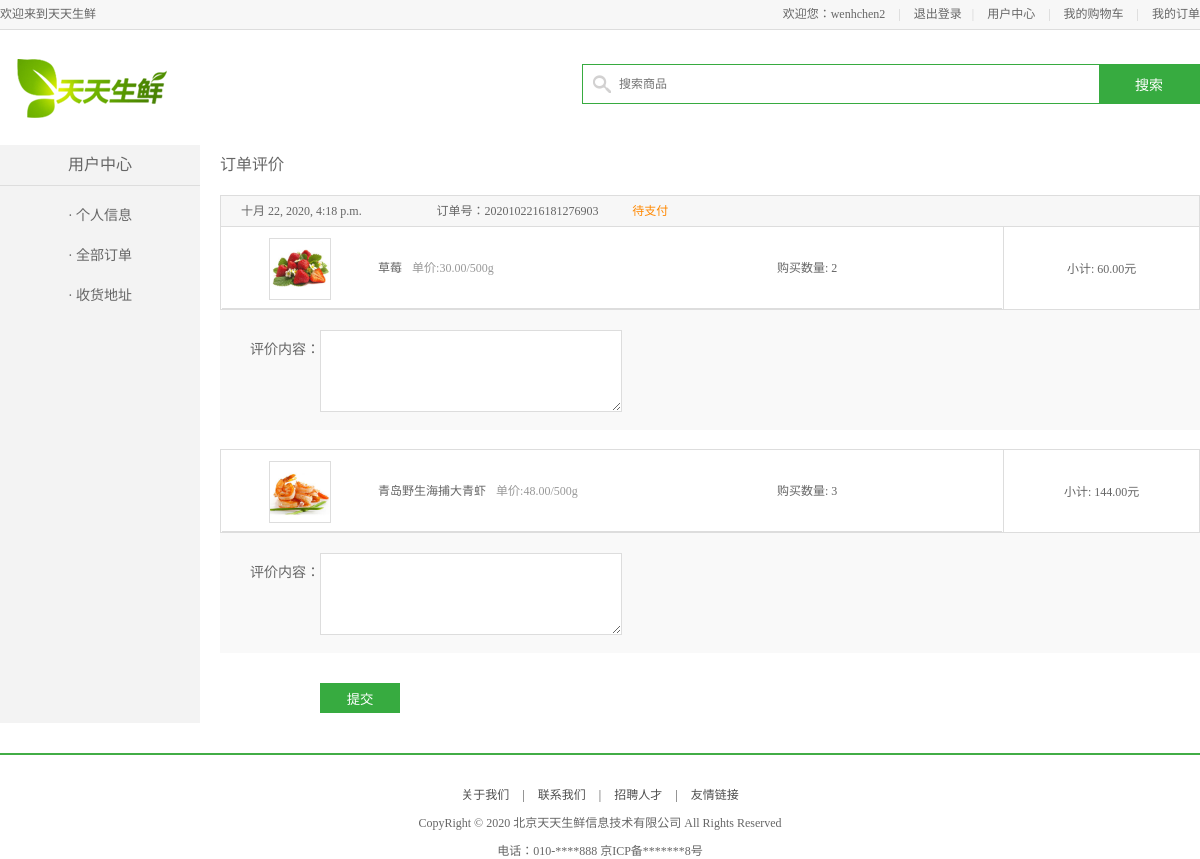
/order/comment/2020102216181276903/ (signed in), run on the app's committed database.
### apps/user/models.py (models this page shows)
class User(AbstractUser):
    class Meta:
        db_table = 'df_user'
        verbose_name = '用户'
        verbose_name_plural = verbose_name

### apps/order/models.py (models this page shows, shortened)
class OrderInfo(models.Model):
    PAY_METHOD_CHOICES = (
        (1, '货到付款'),
        (2, '微信支付'),
        (3, '支付宝'),
        (4, '银联支付')
    )
    ORDER_STATUS_CHOICES = (
        (1, '待支付'),
        (2, '待发货'),
        (3, '待收货'),
        (4, '待评价'),
        (5, '已完成')
    )
    ORDER_STATUS_DIC = {
        1: '待支付',
        2: '待发货',
        3: '待收货',
        4: '待评价',
        5: '已完成',
    }
    PAY_METHOD_DIC = {
        1: '货到付款',
        2: '微信支付',
        3: '支付宝',
        4: '银联支付',
    }
    order_id = models.CharField(max_length=128, primary_key=True, verbose_name='订单id')
    user = models.ForeignKey('user.User', verbose_name='用户', on_delete=models.CASCADE)
    addr = models.ForeignKey('user.Address', verbose_name='地址', on_delete=models.CASCADE)
    pay_method = models.SmallIntegerField(choices=PAY_METHOD_CHOICES, default=3, verbose_name='支付方式')
    total_count = models.IntegerField(default=1, verbose_name='商品数量')
    total_price = models.DecimalField(max_digits=10, decimal_places=2, verbose_name='商品总价')
    transit_price = models.DecimalField(max_digits=10, decimal_places=2,verbose_name='订单运费')
    order_status = models.SmallIntegerField(choices=ORDER_STATUS_CHOICES, default=1, verbose_name='订单状态')
    trade_no = models.CharField(max_length=128, default="", verbose_name='支付编号')
    create_time = models.DateTimeField(auto_now_add=True, verbose_name="创建时间")
    is_deleted = models.BooleanField(default=False, verbose_name="是否被删除")
    class Meta:
        db_table = 'df_order_info'
        verbose_name = '订单'
        verbose_name_plural = verbose_name

class OrderGoods(models.Model):
    order = models.ForeignKey('OrderInfo', verbose_name='订单', on_delete=models.CASCADE)
    sku = models.ForeignKey('goods.GoodsSKU', verbose_name='商品SKU', on_delete=models.CASCADE)
    count = models.IntegerField(default=1, verbose_name='商品数目')
    price = models.DecimalField(max_digits=10, decimal_places=2, verbose_name='商品价格')
    comment = models.CharField(max_length=256, default="", verbose_name='评论')
    comment_time = models.DateTimeField(auto_now=True, verbose_name='评论时间')
    class Meta:
        db_table = 'df_order_goods'
        verbose_name = '订单商品'
        verbose_name_plural = verbose_name

### apps/goods/models.py (models this page shows, shortened)
class GoodsSKU(models.Model):
    status_choices = (
        (0, '下线'),
        (1, '上线'),
    )
    type = models.ForeignKey('GoodsType', verbose_name='商品种类', on_delete=models.CASCADE)
    goods = models.ForeignKey('Goods', verbose_name='商品SPU', on_delete=models.CASCADE)
    name = models.CharField(max_length=20, verbose_name='商品名称')
    desc = models.CharField(max_length=256, verbose_name='商品简介')
    price = models.DecimalField(max_digits=10, decimal_places=2, verbose_name='商品价格')
    unite = models.CharField(max_length=20, verbose_name='商品单位')
    image = models.ImageField(upload_to='goods', verbose_name='商品图片')
    stock = models.IntegerField(default=1, verbose_name='商品库存')
    sales = models.IntegerField(default=0, verbose_name='商品销量')
    status = models.SmallIntegerField(default=1, choices=status_choices, verbose_name='商品状态')
    class Meta:
        db_table = 'df_goods_sku'
        verbose_name = '商品'
        verbose_name_plural = verbose_name

### apps/order/views.py (the view, shortened to what this page needs)
# urls.py: path('comment/<int:order_id>/', CommentView.as_view(), name='comment')
class CommentView(LoginRequiredMixin, View):
    def get(self, request, order_id):
        user = request.user
        order = OrderInfo.objects.get(order_id=order_id, user=user)
        order_goods_list = OrderGoods.objects.filter(order=order)
        for order_goods in order_goods_list:
            order_goods.amount = order_goods.count * order_goods.price
        order.order_goods_list = order_goods_list
        order.status_name = OrderInfo.ORDER_STATUS_DIC[order.order_status]
        return render(request, 'order_comment.html', {'order': order})

### templates/order_comment.html (shortened to what this page needs)
{% extends 'base_user_center.html' %}
{% load static %}
{% block right_content %}
    <div class="right_content clearfix">
    <h3 class="common_title2">订单评价</h3>
    <ul class="order_list_th w978 clearfix">
        <li class="col01">{{ order.create_time }}</li>
        <li class="col02">订单号：{{ order.order_id }}</li>
        <li class="col02 stress">{{ order.status_name }}</li>
    </ul>
    <form action="{% url 'order:comment' order.order_id %}" method="post">
        {% for order_goods in order.order_goods_list %}
        <table class="order_list_table w980">
            <tbody>
            <tr>
                <td width="80%">
                    <ul class="order_goods_list clearfix">
                        <li class="col01"><img src="{{ order_goods.sku.image.url }}"></li>
                        <li class="col02">{{ order_goods.sku.name }}<em>单价:{{ order_goods.sku.price }}/{{ order_goods.sku.unite }}</em></li>
                        <li class="col03">购买数量: {{ order_goods.count }}</li>
                    </ul>
                </td>
                <td width="20%">小计: {{ order_goods.amount }}元</td>
            </tr>
            </tbody>
        </table>
        <div class="site_con">
            <div class="form_group form_group2">
                <label>评价内容：</label>
                <textarea class="site_area" name="content_{{ forloop.counter }}"></textarea>
            </div>
        </div>
        {% endfor %}
        <input type="submit" name="" value="提交" class="info_submit">
    </form>
</div>
{% endblock right_content %}

### templates/base.html (shortened to what this page needs)
<!DOCTYPE html PUBLIC "-//W3C//DTD XHTML 1.0 Transitional//EN" "http://www.w3.org/TR/xhtml1/DTD/xhtml1-transitional.dtd">
<html xmlns="http://www.w3.org/1999/xhtml" xml:lang="en">
{% load static %}
<head>
	<link rel="stylesheet" type="text/css" href="{% static 'css/reset.css' %}">
	<link rel="stylesheet" type="text/css" href="{% static 'css/main.css' %}">
</head>
<body>
	{% block header_con %}
		<div class="header_con">
			<div class="header">
				<div class="welcome fl">欢迎来到天天生鲜</div>
				<div class="fr">
					{% if user.is_authenticated %}
						<div class="login_btn fl">
							欢迎您：<em>{{ user.username }}</em>
							<span>|</span>
							<a href="{% url 'user:logout' %}">退出登录</a>
						</div>
					{% else %}
						<div class="login_btn fl">
							<a href="{% url 'user:login' %}">登录</a>
							<span>|</span>
							<a href="{% url 'user:register' %}">注册</a>
						</div>
					{% endif %}
					<div class="user_link fl">
						<span>|</span>
						<a href="{% url 'user:info' %}">用户中心</a>
						<span>|</span>
						<a href="{% url 'cart:info' %}">我的购物车</a>
						<span>|</span>
						<a href="{% url 'user:order' 1 %}">我的订单</a>
					</div>
				</div>
			</div>
		</div>
	{% endblock header_con  %}
	{% block search_bar %}{% endblock search_bar %}
	{% block body %}
	{% endblock body %}
	<div class="footer">
		<div class="foot_link">
			<a href="#">关于我们</a>
			<span>|</span>
			<a href="#">联系我们</a>
			<span>|</span>
			<a href="#">招聘人才</a>
			<span>|</span>
			<a href="#">友情链接</a>
		</div>
		<p>CopyRight © 2020 北京天天生鲜信息技术有限公司 All Rights Reserved</p>
		<p>电话：010-****888    京ICP备*******8号</p>
	</div>
</body>
</html>

### static/css/main.css (style rules this page uses)
body { font-family:'Microsoft Yahei';font-size:12px;color:#666; }
html,body { height:100% }
.header_con { background-color:#f7f7f7; height:29px; border-bottom:1px solid #dddddd }
.header { width:1200px; height:29px; margin:0 auto; }
.welcome,.login_info,.login_btn,.user_link { line-height:29px; }
.login_btn a,.user_link a { color:#666; }
.login_btn span,.user_link span { color:#cecece; margin:0 10px; }
.footer { border-top:2px solid #42ad46; margin:30px 0; }
.foot_link { text-align:center;margin-top:30px; }
.foot_link a,.foot_link span { color:#4e4e4e; }
.foot_link span { padding:0 10px }
.footer p { text-align:center; margin-top:10px; }
.order_list_th { width:1198px;border:1px solid #ddd;background-color:#f7f7f7;margin:20px auto 0; }
.order_list_th li { float:left;height:30px;line-height:30px }
.order_list_th .col01 { width:20%;margin-left:20px }
.order_list_th .col02 { width:20% }
.order_list_table { width:1200px; border-collapse:collapse; border-spacing:0px; border:1px solid #ddd; margin:-1px auto 0; }
.order_list_table td { border:1px solid #ddd; text-align:center; }
.order_goods_list { border-bottom:1px solid #ddd;margin-bottom:-2px; }
.order_goods_list li { float:left; height:80px;line-height:80px; }
.order_goods_list .col01 { width:20% }
.order_goods_list .col01 img { width:60px;height:60px;border:1px solid #ddd;margin:10px auto; }
.order_goods_list .col02 { width:50%;text-align:left; }
.order_goods_list .col02 em { color:#999;margin-left:10px }
.order_goods_list .col03 { width:10% }
.right_content { width:980px; float:right; min-height:500px; }
.w980 { width:980px; }
.w978 { width:978px; }
.common_title2 { height:20px;line-height:20px;font-size:16px;margin:10px 0; }
.site_con { background-color:#f9f9f9; padding:10px 0; margin-bottom:20px; }
.site_con .form_group { height:40px; line-height:40px; margin-top:10px; }
.site_con .form_group label { width:100px; float:left; text-align:right; font-size:14px; height:40px; line-height:40px; }
.site_con .form_group2 { height:90px; }
.site_area { width:280px; height:60px; border:1px solid #ddd; outline:none; padding:10px; }
.info_submit { width:80px; height:30px; background-color:#37ab40; border:0px; color:#fff; margin:10px 0 10px 100px; cursor:pointer; font-family:'Microsoft Yahei' }
.stress { color:#ff8800; }

### data on the page
User: username "wenhchen2"
OrderInfo: create_time "十月 22, 2020, 4:18 p.m.", order_id "2020102216181276903", status_name "待支付"
OrderGoods: sku.image (picture), sku.name "草莓", sku.price "30.00", sku.unite "500g", count "2", amount "60.00"
OrderGoods: sku.image (picture), sku.name "青岛野生海捕大青虾", sku.price "48.00", sku.unite "500g", count "3", amount "144.00"
